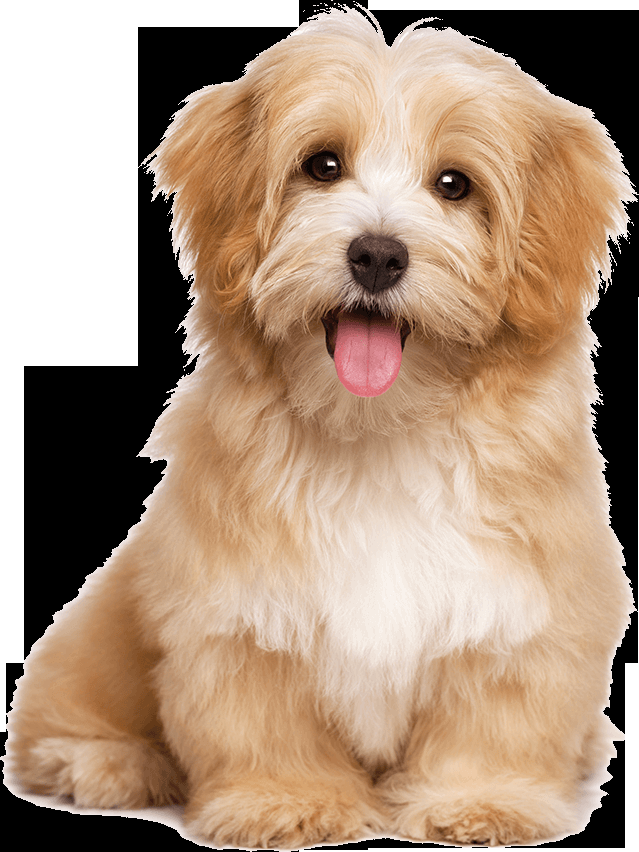
#> input picture dog.png, 639 x 852 px
$ jupyter execute --allow-errors COMP90086_asst1_2024.ipynb
#> lines starting #> are read from the running program, lines starting #| are printed output that depends on the picture; after the words box and inside, x2 and y2 are one past the last pixel; in counts of white or black regions, pixels touching at a corner belong together
### The University of Melbourne, School of Computing and Information Systems
# COMP90086 Computer Vision, 2024 Semester 2

## Assignment 1

**Student Name:**    Jule Valendo Halim

**Student ID:**     1425567

This iPython notebook is a template which you should use for your Assignment 1 submission. This file should be submitted at the **Assignment 1: Code** link on the LMS, along with any images needed to run your code.

In addition to this file, you should submit a written report explaining your results at the **Assignment 1: Report** link on the LMS. Please see the assignment specification for details on what must be included in the report for each question.

*Adding proper comments to your code is MANDATORY.*

[cell 1]
# Additional code for Question 2

import numpy as np
import cv2

# Real-world heights for sample objects, in meters (m)
img_dog = 'dog.png'
h_dog = 0.4
img_statue = 'statue.png'
h_statue = 1.8
img_elephant = 'elephant.png'
h_elephant = 3.5

# Read a transparent PNG image
transparent_obj = cv2.imread('dog.png', cv2.IMREAD_UNCHANGED)
#> transparent_obj is the input picture: shape (852, 639, 4); mean B, G, R, A 127.5, 148.9, 174.5, 180.6
obj = transparent_obj[:,:,:3]
alpha = transparent_obj[:,:,3]
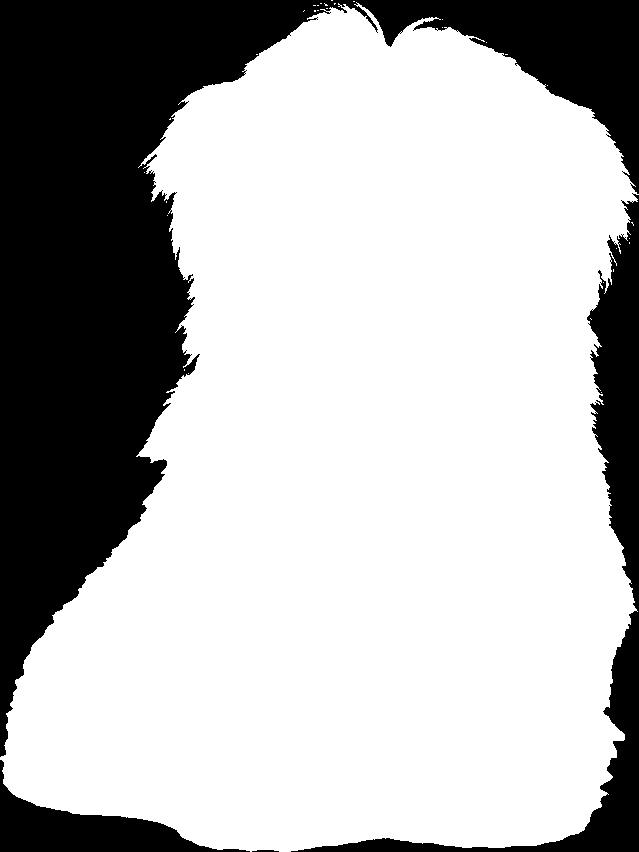
#> alpha: shape (852, 639); 70.8% white; 4 black regions, box (x1, y1, x2, y2) and area: (0, 0, 639, 757) 129232, (291, 193, 639, 852) 22044, (0, 760, 250, 852) 7588, (252, 850, 279, 852) 44

# Paste object onto background with transparency
bg = np.ones_like(obj, dtype=np.uint8) * 255
alpha = np.tile(alpha[:,:,np.newaxis], (1,1,3)).astype(np.float32) / 255.0
pasted_object = (obj.astype(np.float32) * alpha) + (bg.astype(np.float32) * (1-alpha))
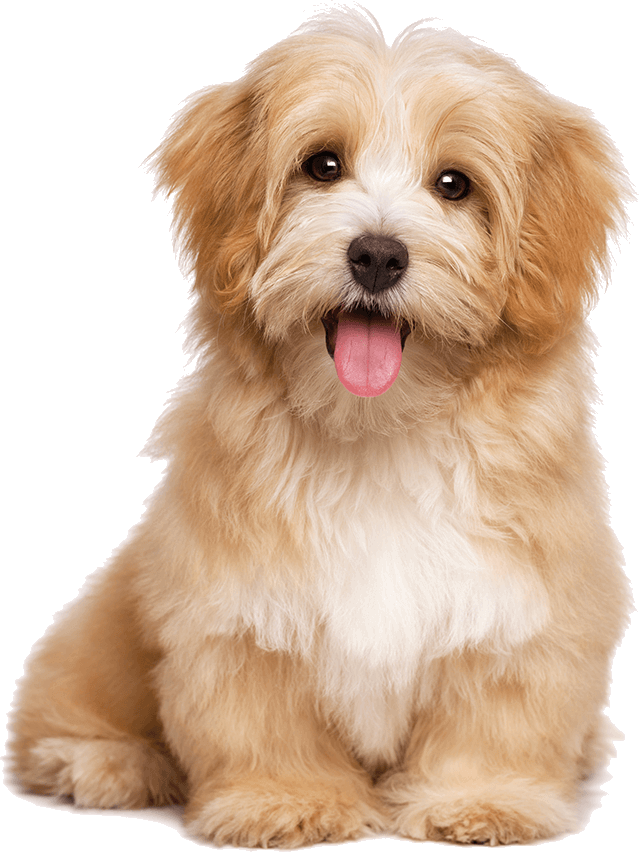
#> pasted_object: shape (852, 639, 3) float32; mean B, G, R 169.7, 191.1, 216.6
pasted_object = pasted_object.astype(np.uint8)

### 1. Image filtering

[cell 2]
import numpy as np
import cv2
import matplotlib.pyplot as plt
from scipy.fft import fft2, fftshift
import os

def plot_fourier_transforms(data, filtered_data, title):
    # fourier transform of the original image
    f = fft2(data)
    f = fftshift(f)

    # fourier transform of the filtered image
    b = fft2(filtered_data)
    b = fftshift(b)

    # calculate phase and magnitude for the original image
    phase = np.angle(f)
    magnitude = np.abs(f)
    log_magnitude = np.log(np.abs(f) + 0.001)

    # calculate phase and magnitude for the filtered image
    phase_b = np.angle(b)
    magnitude_b = np.abs(b)
    log_magnitude_b = np.log(np.abs(b) + 0.001)

    # begin plotting
    plt.figure(figsize=(15, 10))

    # original image
    plt.subplot(2, 4, 1)
    plt.imshow(data, cmap='gray')
    plt.title(f'{title} original')
    plt.axis('off')

    # log magnitude of the original image
    plt.subplot(2, 4, 2)
    plt.imshow(log_magnitude, cmap='gray')
    plt.title(f'{title} log magnitude')
    plt.axis('off')

    # magnitude of the original image
    plt.subplot(2, 4, 3)
    plt.imshow(magnitude, cmap='gray')
    plt.title(f'{title} magnitude')
    plt.axis('off')

    # phase of the original image
    plt.subplot(2, 4, 4)
    plt.imshow(phase, cmap='gray')
    plt.title(f'{title} phase')
    plt.axis('off')

    # filtered image
    plt.subplot(2, 4, 5)
    plt.imshow(filtered_data, cmap='gray')
    plt.title(f'{title} filtered')
    plt.axis('off')

    # log magnitude of the filtered image
    plt.subplot(2, 4, 6)
    plt.imshow(log_magnitude_b, cmap='gray')
    plt.title(f'{title} filtered log magnitude')
    plt.axis('off')

    # magnitude of the filtered image
    plt.subplot(2, 4, 7)
    plt.imshow(magnitude_b, cmap='gray')
    plt.title(f'{title} filtered magnitude')
    plt.axis('off')

    # phase of the filtered image
    plt.subplot(2, 4, 8)
    plt.imshow(phase_b, cmap='gray')
    plt.title(f'{title} filtered phase')
    plt.axis('off')

    plt.show()

# load image
rootpath = './'
img = cv2.imread(os.path.join(rootpath,img_elephant), cv2.IMREAD_GRAYSCALE)
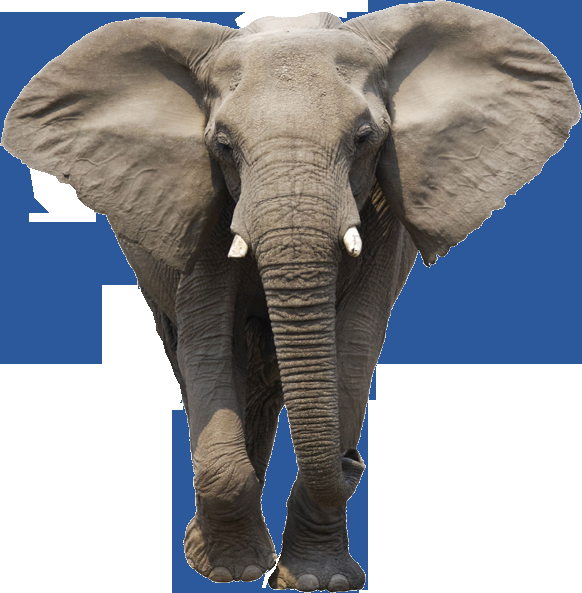
#> input picture elephant.png, 582 x 593 px
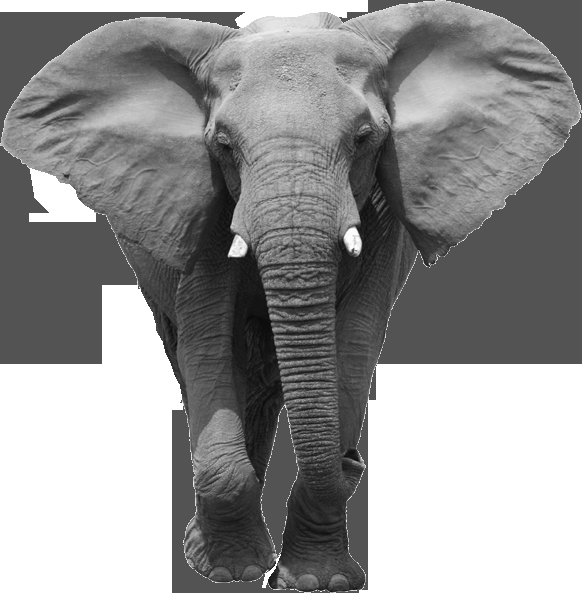
#> img: shape (593, 582); min 9, max 255, mean 146.5

# box filter and pad size
filter_size = 15
pad_size = 20

# create a box filter
box_filter = np.ones((filter_size, filter_size)) / (filter_size ** 2)

# pad the image
img_padded = cv2.copyMakeBorder(img, pad_size, pad_size, pad_size, pad_size, cv2.BORDER_CONSTANT, value=0)
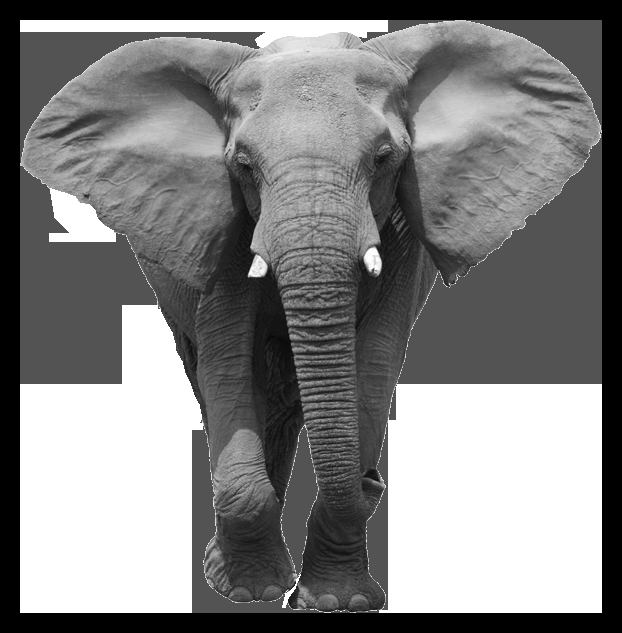
#> img_padded: shape (633, 622); min 0, max 255, mean 128.4
img_box_filtered = cv2.filter2D(img_padded, -1, box_filter)
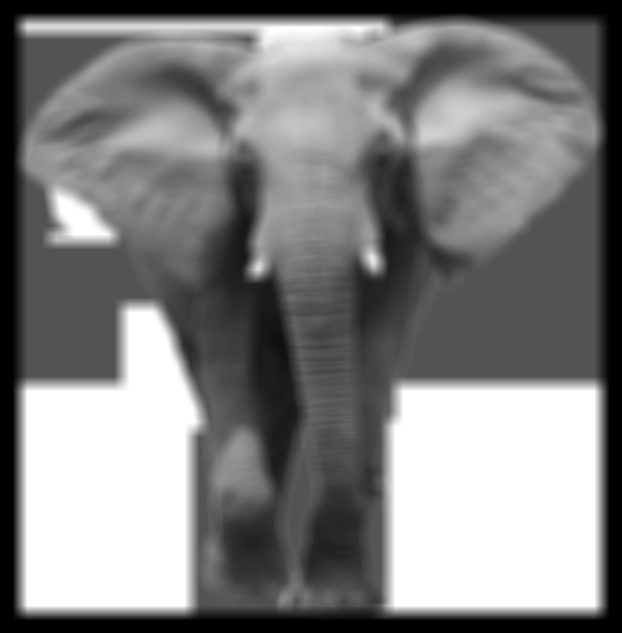
#> img_box_filtered: shape (633, 622); min 0, max 255, mean 128.4

plot_fourier_transforms(img, img_box_filtered, "elephant")
#> in plot_fourier_transforms, `phase = np.angle(f)`:
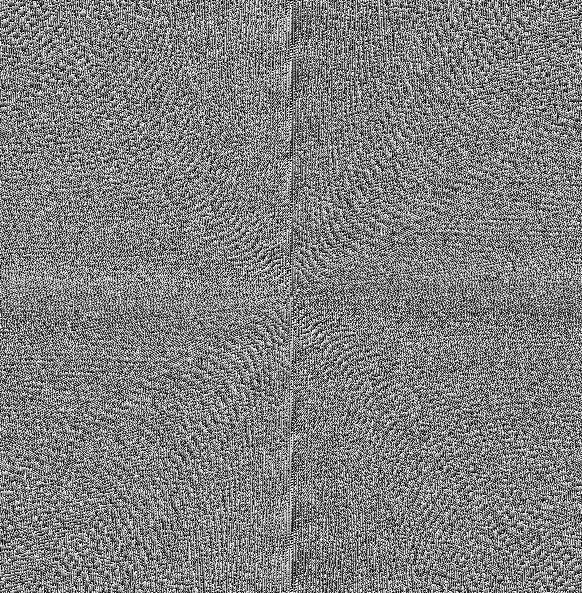
#> phase: shape (593, 582) float64; min -3.14, max 3.14, mean 1.4e-18; drawn with min black and max white
#> in plot_fourier_transforms, `log_magnitude = np.log(np.abs(f) + 0.001)`:
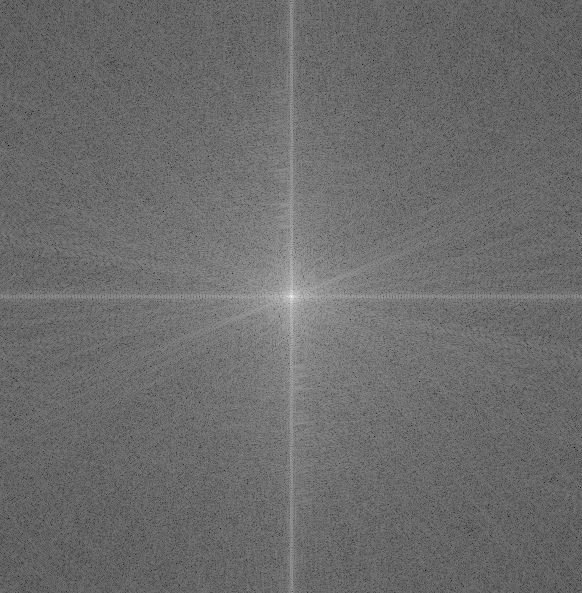
#> log_magnitude: shape (593, 582) float64; min 1.55, max 17.74, mean 8.43; drawn with min black and max white
#> in plot_fourier_transforms, `phase_b = np.angle(b)`:
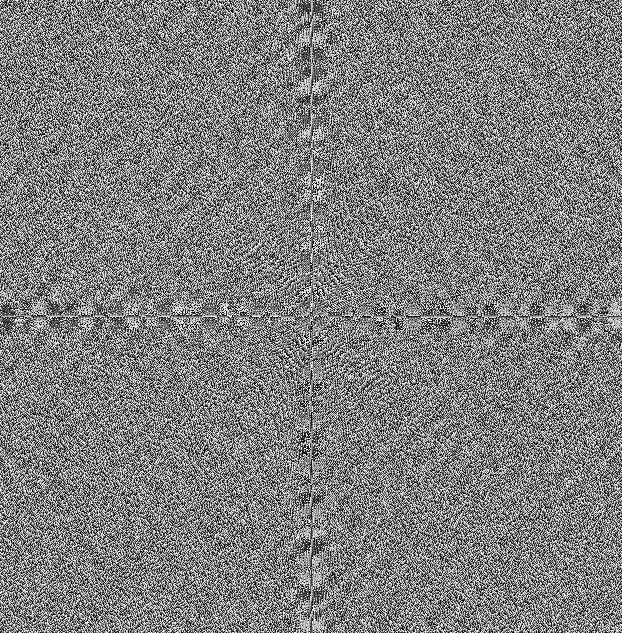
#> phase_b: shape (633, 622) float64; min -3.14, max 3.14, mean -7.98e-06; drawn with min black and max white
#> in plot_fourier_transforms, `log_magnitude_b = np.log(np.abs(b) + 0.001)`:
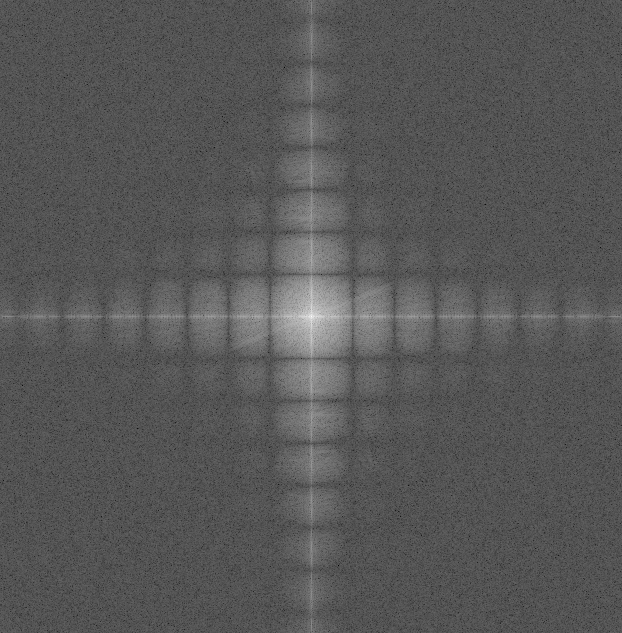
#> log_magnitude_b: shape (633, 622) float64; min -1.71, max 17.74, mean 4.97; drawn with min black and max white

### 2. AR object rendering

[cell 3]
import cv2
import os
import numpy as np

def insert_object(object_path, object_height, object_x, object_y):
    # dimensions
    focal_length = 15  # mm
    sensor_width = 36  # mm
    sensor_height = 24  # mm
    camera_height = 1.6  # meters

    # Load background image
    rootpath = './'
    background = cv2.imread(os.path.join(rootpath, "background.jpg"))
    background_height, background_width = background.shape[:2]

    # load image
    object_img = cv2.imread(os.path.join(rootpath, object_path), cv2.IMREAD_UNCHANGED)
    obj = object_img[:,:,:3]
    alpha_normalized = object_img[:,:,3]

    # focal length in pixels
    focal_length_pixels = (focal_length / sensor_width) * background_width

    # distance to object based on given object y
    ground_plane_y = background_height
    if object_y > ground_plane_y:
        object_y = ground_plane_y

    # calculate the distance to the object
    distance_to_object = camera_height * focal_length_pixels / (object_y)

    # calculate the object height in pixels
    object_height_pixels = int((focal_length_pixels * object_height) / distance_to_object)

    # Ensure the object fits in the image
    if object_height_pixels > background_height:
        object_height_pixels = background_height

    # maintain the aspect ratio
    aspect_ratio = obj.shape[1] / obj.shape[0]
    object_width_pixels = int(object_height_pixels * aspect_ratio)

    # resize image and alpha
    resized_obj = cv2.resize(obj, (object_width_pixels, object_height_pixels))
    resized_alpha = cv2.resize(alpha_normalized, (object_width_pixels, object_height_pixels))

    # calculate start and end positions
    x_start = int(object_x - (object_width_pixels // 2))
    y_start = int(object_y - object_height_pixels)
    x_end = min(background_width, x_start + object_width_pixels)
    y_end = min(background_height, y_start + object_height_pixels)

    # fit object onto background image
    if x_start < 0:
        resized_obj = resized_obj[:, -x_start:]
        resized_alpha = resized_alpha[:, -x_start:]
        x_start = 0

    if y_start < 0:
        resized_obj = resized_obj[-y_start:, :]
        resized_alpha = resized_alpha[-y_start:, :]
        y_start = 0

    if x_end > background_width:
        resized_obj = resized_obj[:, :background_width-x_start]
        resized_alpha = resized_alpha[:, :background_width-x_start]
        x_end = background_width

    if y_end > background_height:
        resized_obj = resized_obj[:background_height-y_start, :]
        resized_alpha = resized_alpha[:background_height-y_start, :]
        y_end = background_height

    # add the image with transparency
    alpha = np.tile(resized_alpha[:,:,np.newaxis], (1,1,3)).astype(np.float32) / 255.0
    background[y_start:y_end, x_start:x_end] = (
        resized_obj.astype(np.float32) * alpha +
        background[y_start:y_end, x_start:x_end].astype(np.float32) * (1 - alpha)
    ).astype(np.uint8)

    return background

# elephant
#> (the rest of this cell did not finish here and is left out)
